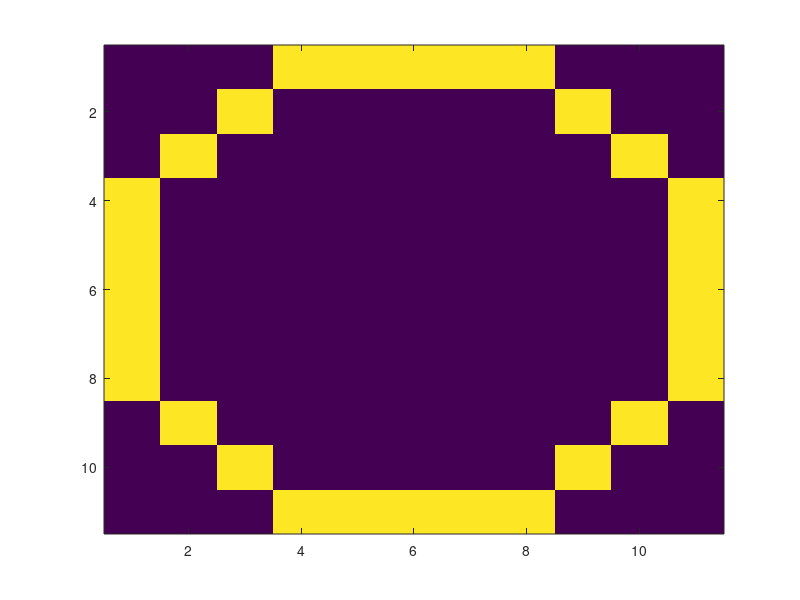
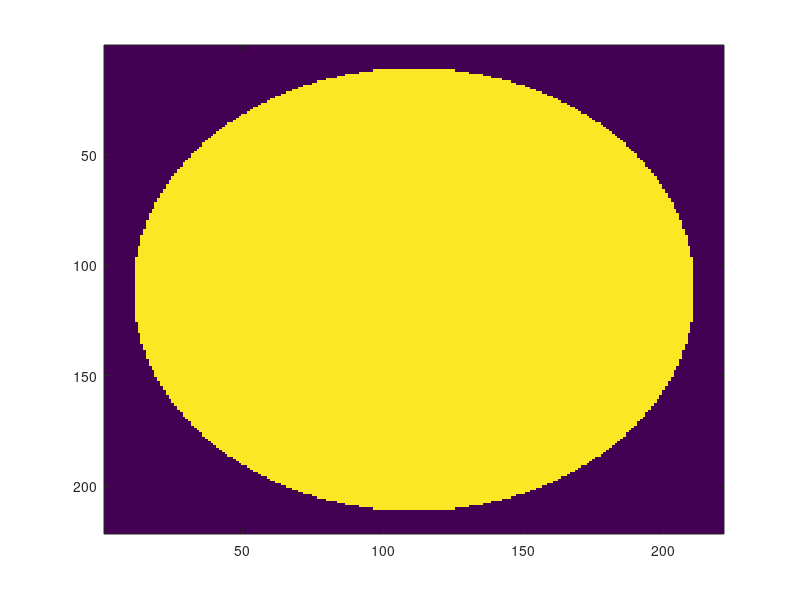
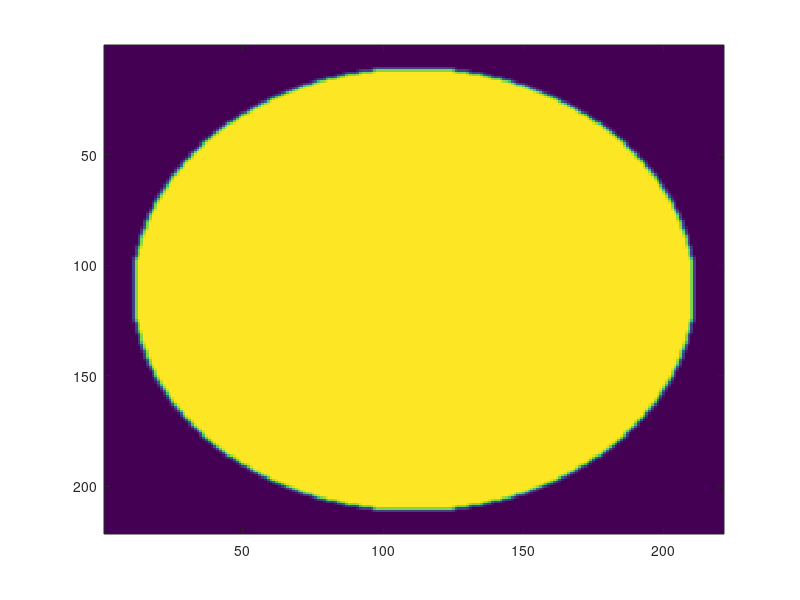

Write the MATLAB code that produced these figures, in order.
clc;
clear;
close ALL;

%% TEST ONE

x = -5:5;
y = -5:5;
[xx,yy] = meshgrid(x,y);

circ = xx.^2 + yy.^2;

u = zeros(size(xx));
u( circ <= (5+0.5)^2 & circ > (4+0.5)^2 ) = 1
idx = u > 0;
idx2 = find(u > 0);

v = u(:);
v = v(idx2);

figure(1)
imagesc(u)

%% TEST 2

x = -110:110;
y = -110:110;
[xx,yy] = meshgrid(x,y);
u = zeros(size(xx));
u((xx.^2+yy.^2)<100^2)=1;   % radius 100, center at the origin
% hard boundary
figure(2)
imagesc(u)
% weight the points: point itself; average of nearest neighbors;
% averaged of diagonal neighbors.  These must add up to 1.
wp = .4;  wn = .4;  wd = .2;
ind = 2:length(x)-1;
u(ind,ind) = wp*u(ind,ind) ...
  + (wn/4)*(u(ind-1,ind  ) + u(ind+1,ind  ) + u(ind  ,ind-1) + u(ind  ,ind+1) ) ...
  + (wd/4)*(u(ind-1,ind-1) + u(ind-1,ind+1) + u(ind+1,ind-1) + u(ind+1,ind+1) );
% extended boundary
figure(3)
imagesc(u)
